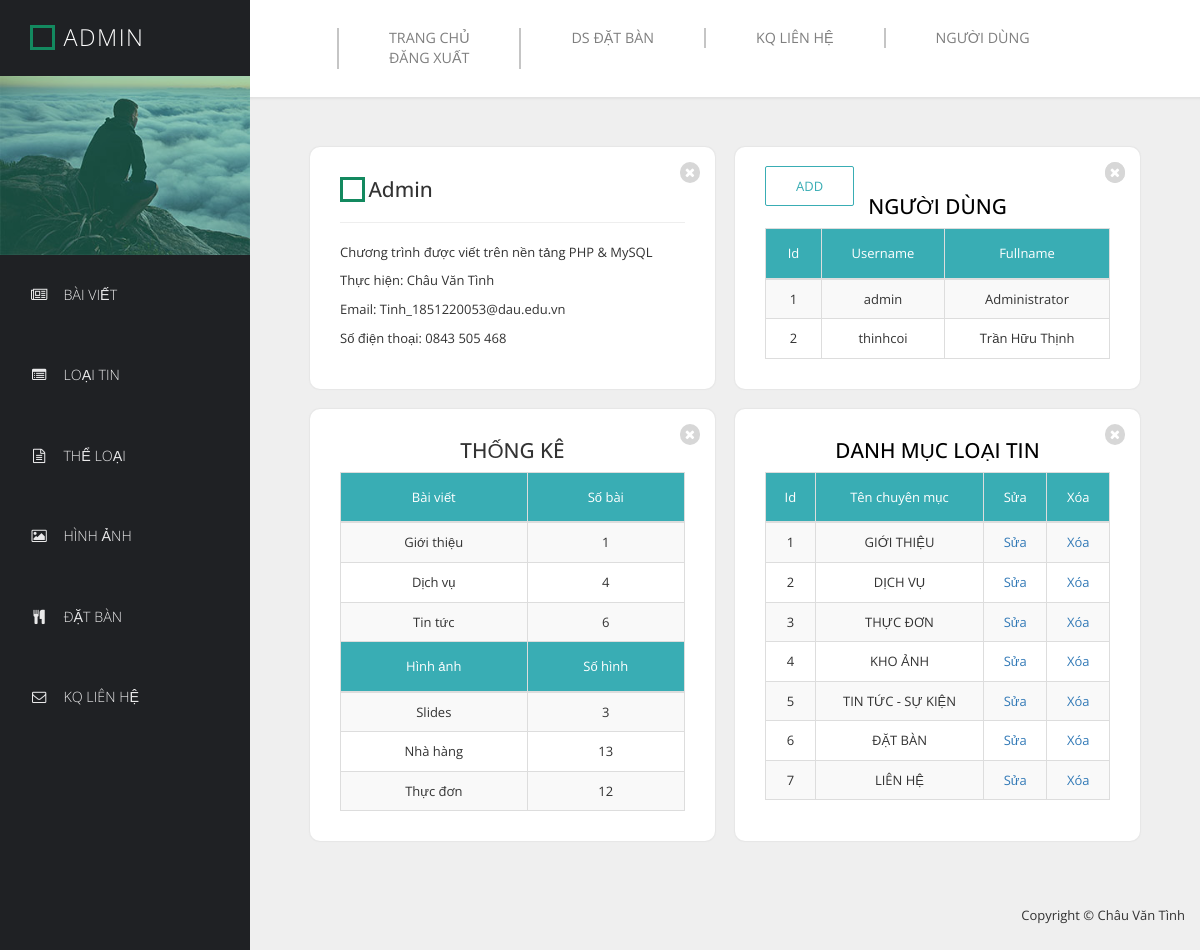
Screenshot of /admin/index.php (signed in) with the database file from the repository.
### tables this page shows
CREATE TABLE `nguoidung` (
  `idnguoidung` int(11) NOT NULL,
  `ten` varchar(50) NOT NULL,
  `chuthich` varchar(50) NOT NULL,
  `tendangnhap` varchar(50) NOT NULL,
  `matkhau` varchar(20) NOT NULL
);

CREATE TABLE `loaitin` (
  `idloaitin` int(11) NOT NULL,
  `tenloaitin` varchar(50) NOT NULL,
  `tenkodau` varchar(50) NOT NULL,
  `thutu` int(2) NOT NULL,
  `vitri` int(1) NOT NULL,
  `trangthai` int(1) NOT NULL,
  `chuthich` varchar(50) NOT NULL
);

### admin/modules/display.php (the view, shortened to what this page needs)
<div class="templatemo-flex-row flex-content-row">
	<div class="templatemo-content-widget white-bg col-2">
	  <i class="fa fa-times"></i>
	  <div class="square"></div>
	  <h2 class="templatemo-inline-block">Admin</h2><hr>
	  <p>Chương trình được viết trên nền tảng PHP & MySQL</p>
	  <p>Thực hiện: Châu Văn Tình</p>
		<p>Email: Tinh_1851220053@dau.edu.vn</p>
		<p> Số điện thoại: 0843 505 468</p>
	</div>
	<div class="templatemo-content-widget white-bg col-2">
		<a href="index.php?ac=nguoidung_add" title="Add" class="templatemo-white-button" data-toggle="modal"  data-target="#nguoidung">Add</a>
		<i class="fa fa-times"></i>
		<h2 class="text-uppercase" style="text-align: center; padding-bottom: 10px;">
			<a href="index.php?ac=nguoidung" style="color: black">
				Người dùng
			</a>
		</h2>
		<table class="table table-striped table-bordered templatemo-user-table">
			<thead>
				<tr align="center">
					<td>Id</td>
					<td>Username</td>
					<td>Fullname</td>
				</tr>
			</thead>
			<tbody>
				<?php
					$sql = "SELECT * FROM nguoidung";
					$nguoidung=mysql_query($sql);
					while ($arUser = mysql_fetch_array($nguoidung)){
						$idnguoidung = $arUser['idnguoidung'];
						$tendangnhap = $arUser['tendangnhap'];
						$ten = $arUser['ten'];
						?>
							<tr align="center">
								<td align="center"><?php echo $idnguoidung;?></td>
								<td><?php echo $tendangnhap;?></td>
								<td><?php echo $ten;?></td>
							</tr>
						<?php
					}
				?>
			</tbody>
		</table>
	</div>
  </div>
  <div class="templatemo-flex-row flex-content-row">
      <div class="templatemo-content-widget white-bg col-2">
		<i class="fa fa-times"></i>
		<h2 class="text-uppercase" style="text-align: center; padding-bottom: 10px;">Thống kê</h2>
		<table class="table table-striped table-bordered templatemo-user-table">
			<thead>
				<tr align="center">
					<td>Bài viết</td>
					<td>
						Số bài
					</td>
				</tr>
			</thead>
			<tbody>
				<tr align="center">
					<td>Giới thiệu</td>
					<td>
						<?php
							$sql = "SELECT COUNT(*) AS gt FROM baiviet where idloaitin=1";
							$baiviet=mysql_query($sql);
							while ($dembaiviet = mysql_fetch_array($baiviet)){
								$gt = $dembaiviet['gt'];
								echo $gt;
							}
						?>
					</td>
				</tr>
				<tr align="center">
					<td>Dịch vụ</td>
					<td>
						<?php
							$sql = "SELECT COUNT(*) AS dv FROM baiviet where idloaitin=2";
							$baiviet=mysql_query($sql);
							while ($dembaiviet = mysql_fetch_array($baiviet)){
								$dv = $dembaiviet['dv'];
								echo $dv;
							}
						?>
					</td>
				</tr>
				<tr align="center">
					<td>Tin tức</td>
					<td>
						<?php
							$sql = "SELECT COUNT(*) AS tt FROM baiviet where idloaitin=5";
							$baiviet=mysql_query($sql);
							while ($dembaiviet = mysql_fetch_array($baiviet)){
								$tt = $dembaiviet['tt'];
								echo $tt;
							}
						?>
					</td>
				</tr>
			</tbody>
			<thead>
				<tr align="center">
					<td>Hình ảnh</td>
					<td>
						Số hình
					</td>
				</tr>
			</thead>
			<tbody>
				<tr align="center">
					<td>Slides</td>
					<td>
						<?php
							$sql = "SELECT COUNT(*) AS s FROM images where idloaitin=0";
							$images=mysql_query($sql);
							while ($demimages = mysql_fetch_array($images)){
								$s = $demimages['s'];
								echo $s;
							}
						?>
					</td>
				</tr>
				<tr align="center">
					<td>Nhà hàng</td>
					<td>
						<?php
							$sql = "SELECT COUNT(*) AS i FROM images where idloaitin=4";
							$images=mysql_query($sql);
							while ($demimages = mysql_fetch_array($images)){
								$i = $demimages['i'];
								echo $i;
							}
						?>
					</td>
				</tr>
				<tr align="center">
					<td>Thực đơn</td>
					<td>
						<?php
							$sql = "SELECT COUNT(*) AS t FROM thucdon";
							$thucdon=mysql_query($sql);
							while ($demimages = mysql_fetch_array($thucdon)){
								$t = $demimages['t'];
								echo $t;
							}
						?>
					</td>
				</tr>
			</tbody>
		</table>
	</div>
	  <div class="templatemo-content-widget white-bg col-2" style="margin-botom:10px;">
		<i class="fa fa-times"></i>
		<h2 class="text-uppercase" style="text-align: center; padding-bottom: 10px;">
			<a href="index.php?ac=loaitin"  title="Loại tin" style="color: black">
				Danh mục loại tin
			</a>
		</h2>
		<table class="table table-striped table-bordered templatemo-user-table">
			<thead>
				<tr align="center">
					<td>Id</td>
					<td>Tên chuyên mục</td>
					<td>Sửa</td>
					<td>Xóa</td>
				</tr>
			</thead>
			<tbody>
				<?php
					$sql = "SELECT * FROM loaitin";
					$loaitin=mysql_query($sql);
					while ($arUser = mysql_fetch_array($loaitin)){
						$idloaitin = $arUser['idloaitin'];
						$tenloaitin = $arUser['tenloaitin'];
						?>
							<tr align="center">
								<td align="center"><?php echo $idloaitin;?></td>
								<td><?php echo $tenloaitin;?></td>
								<td align="center"><a href="index.php?ac=loaitin_edit&id=<?php echo $idloaitin;?>">Sửa</a></td>
								<td align="center"><a href="modules/loaitin/xuly.php?id=<?php echo $idloaitin;?>">Xóa</a></td>
							</tr>
						<?php
					}
				?>
			</tbody>
		</table>
	</div>
	</div>
  </div>

### admin/css/templatemo-style.css (style rules this page uses)
* { font-family: 'Open Sans', sans-serif; }
body { font-size: 13px; }
body, .templatemo-left-nav { background: #1f2124; }
h1, h2, h3 { margin: 0; }
h2 { font-size: 1.6em; }
.templatemo-inline-block { display: inline-block; vertical-align: middle; }
.white-bg { background-color: white; }
.white-bg .fa-times { background-color: #d7d7d7; }
.square { width: 25px; height: 25px; border: 3px solid #13895F; display: inline-block; vertical-align: middle; }
.templatemo-flex-row { display: -webkit-flex; display: -ms-flexbox; display: flex; }
.col-2 { -webkit-flex: 2; -ms-flex: 2; flex: 2; }
.templatemo-content-widget { border-radius: 10px; padding: 30px; position: relative; margin: 10px; box-shadow: 0px 0px 1px 1px rgba(161, 159, 159, 0.1); }
.fa-times { border-radius: 15px; color: white; cursor: pointer; padding: 4px 5px; position: absolute; top: 15px; right: 15px; z-index: 100; transition: all 0.3s ease; }
.table { margin-bottom: 0; }
.table>tbody>tr>td { padding: 10px 15px; }
.table>thead>tr>td { padding: 15px; }
.templatemo-blue-button, .templatemo-white-button { border-radius: 2px; padding: 10px 30px; text-transform: uppercase; transition: all 0.3s ease; }
.templatemo-white-button { background-color: white; border: 1px solid #39ADB4; color: #39ADB4; }
.templatemo-user-table thead { background-color: #39ADB4; color: white; }

### rows the page displays
nguoidung: idnguoidung "1", tendangnhap "admin", ten "Administrator"
nguoidung: idnguoidung "2", tendangnhap "thinhcoi", ten "Trần Hữu Thịnh"
loaitin: idloaitin "1", tenloaitin "GIỚI THIỆU"
loaitin: idloaitin "2", tenloaitin "DỊCH VỤ"
loaitin: idloaitin "3", tenloaitin "THỰC ĐƠN"
loaitin: idloaitin "4", tenloaitin "KHO ẢNH"
loaitin: idloaitin "5", tenloaitin "TIN TỨC - SỰ KIỆN"
loaitin: idloaitin "6", tenloaitin "ĐẶT BÀN"
loaitin: idloaitin "7", tenloaitin "LIÊN HỆ"

### other values shown
$gt "1"
$dv "4"
$tt "6"
$s "3"
$i "13"
$t "12"
